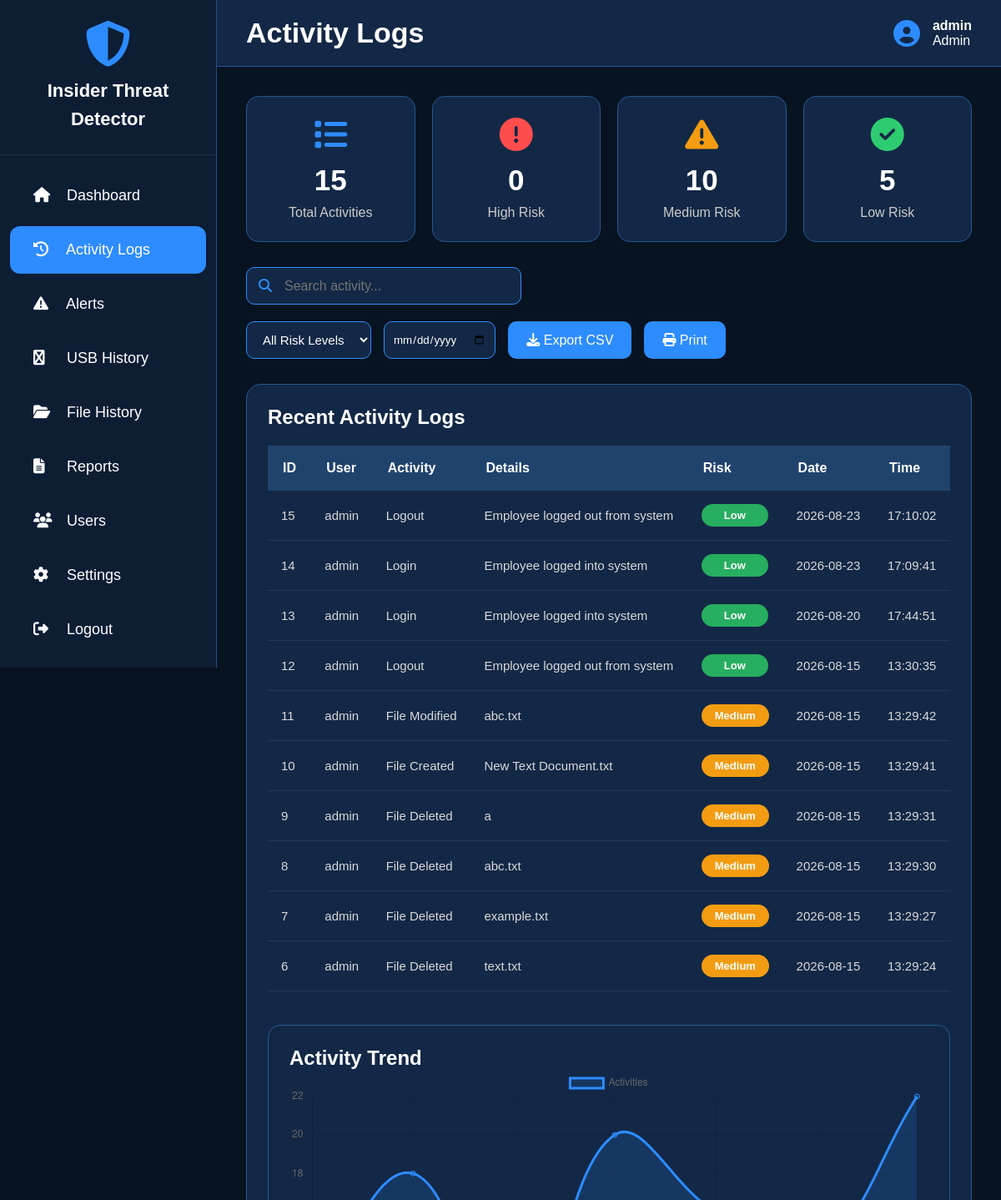
Before: /activity (signed in, upper part) with the older database file.
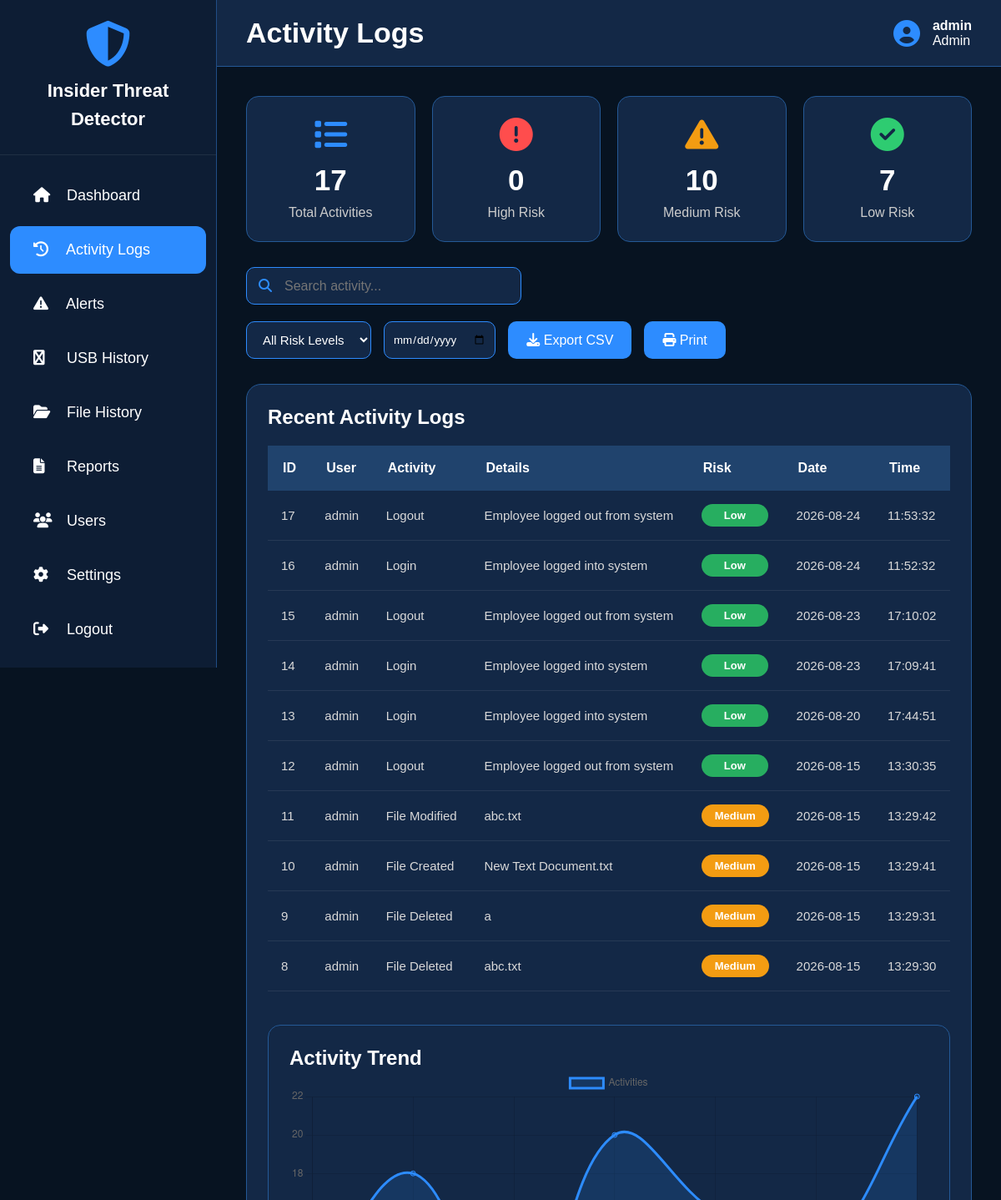
After: the same page with the newer database file.
### tables this page shows
CREATE TABLE activity_logs(
        id INTEGER PRIMARY KEY AUTOINCREMENT,
        username TEXT,
        activity TEXT,
        details TEXT,
        risk_level TEXT,
        date TEXT,
        time TEXT
    );

### app.py (the view)
@app.route("/activity")
def activity():
    if "username" not in session:
        return redirect("/")
    conn=get_db()
    cur=conn.cursor()
    cur.execute("SELECT * FROM activity_logs ORDER BY id DESC")
    activities=cur.fetchall()
    cur.execute("SELECT COUNT(*) FROM activity_logs")
    total_logs=cur.fetchone()[0]
    cur.execute("SELECT COUNT(*) FROM activity_logs WHERE risk_level='High'")
    high_risk=cur.fetchone()[0]
    cur.execute("SELECT COUNT(*) FROM activity_logs WHERE risk_level='Medium'")
    medium_risk=cur.fetchone()[0]
    cur.execute("SELECT COUNT(*) FROM activity_logs WHERE risk_level='Low'")
    low_risk=cur.fetchone()[0]
    conn.close()
    return render_template(
        "activity.html",
        username=session["username"],
        role=session["role"],
        activities=activities,
        total_logs=total_logs,
        high_risk=high_risk,
        medium_risk=medium_risk,
        low_risk=low_risk
    )

### app.py (called while the page is built)
def get_db():
    conn = sqlite3.connect(DATABASE)
    conn.row_factory = sqlite3.Row
    return conn

### templates/activity.html (shortened to what the changed rows need)
<!DOCTYPE html>
<html lang="en">
<head>
<link rel="stylesheet"
href="https://cdnjs.cloudflare.com/ajax/libs/font-awesome/6.5.2/css/all.min.css">
</head>
<body>
<div class="sidebar">
<div class="logo">
<h2>
Insider Threat<br>
Detector
</h2>
</div>
</div>
<div class="main">
<div class="topbar">
<h1>Activity Logs</h1>
</div>
<div class="content">
    <div class="summary-cards">
<div class="summary-card">
<i class="fa-solid fa-list blue"></i>
<h2>{{total_logs}}</h2>
<p>Total Activities</p>
</div>
<div class="summary-card">
<h2>{{high_risk}}</h2>
</div>
<div class="summary-card">
<h2>{{medium_risk}}</h2>
</div>
<div class="summary-card">
<i class="fa-solid fa-circle-check green"></i>
<h2>{{low_risk}}</h2>
<p>Low Risk</p>
</div>
</div>
<div class="table-box">
<h2 class="table-title">
Recent Activity Logs
</h2>
<table id="activityTable">
<thead>
<tr>
<th>ID</th>
<th>User</th>
<th>Activity</th>
<th>Details</th>
<th>Risk</th>
<th>Date</th>
<th>Time</th>
</tr>
</thead>
<tbody>
{% for row in activities %}
<tr>
<td>{{row.id}}</td>
<td>{{row.username}}</td>
<td>{{row.activity}}</td>
<td>{{row.details}}</td>
<td>
{% if row.risk_level=="High" %}
<span class="badge high">
High
</span>
{% elif row.risk_level=="Medium" %}
<span class="badge medium">
Medium
</span>
{% else %}
<span class="badge low">
Low
</span>
{% endif %}
</td>
<td>{{row.date}}</td>
<td>{{row.time}}</td>
</tr>
{% endfor %}
</tbody>
</table>
<div class="chart-box">
<h2>Activity Trend</h2>
</div>
</div>
</div>
</div>
<script>
const ctx=document.getElementById("activityChart");
new Chart(ctx,{
type:"line",
data:{
labels:["Mon","Tue","Wed","Thu","Fri","Sat","Sun"],
datasets:[{
label:"Activities",
data:[12,18,9,20,16,14,22],
borderColor:"#2d8cff",
backgroundColor:"rgba(45,140,255,.15)",
fill:true,
tension:.4
}]
}
});
</script>
</body>
</html>

Changed rows visible on the page:
no longer on this page (row unchanged): activity_logs: id "7", username "admin", activity "File Deleted", details "example.txt", risk_level "Medium", date "2026-08-15", time "13:29:27"
no longer on this page (row unchanged): activity_logs: id "6", username "admin", activity "File Deleted", details "text.txt", risk_level "Medium", date "2026-08-15", time "13:29:24"
added activity_logs: id "17", username "admin", activity "Logout", details "Employee logged out from system", risk_level "Low", date "2026-08-24", time "11:53:32"
added activity_logs: id "16", username "admin", activity "Login", details "Employee logged into system", risk_level "Low", date "2026-08-24", time "11:52:32"
Other visible differences:
{{ total_logs }}: "15" → "17"
{{ low_risk }}: "5" → "7"
